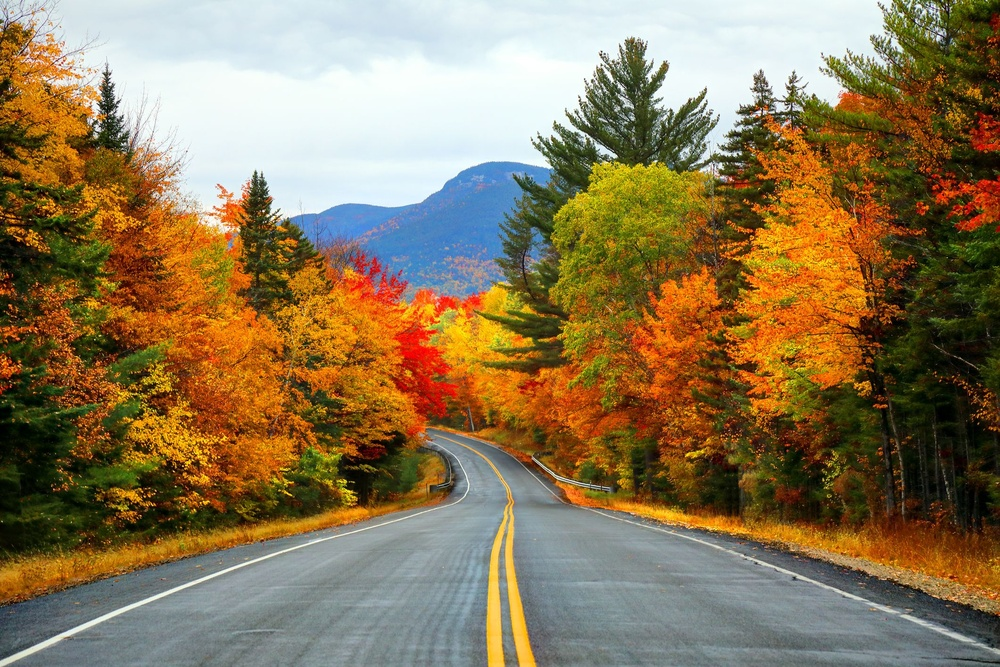
#> input picture HW1_Valerie_Lai/autumn.jpg, 1000 x 667 px, shrunk from 2121 x 1414 before the run
$ python HW1_picturefilter.py
#> lines starting #> are read from the running program, lines starting #| are printed output that depends on the picture
#!/usr/bin/env python3
# -*- coding: utf-8 -*-
"""
Created on Thu Nov  3 21:22:54 2022

@author: ValerieLai
"""

"""
Fourier Transformation
"""
from PIL import Image
from numpy.fft import fft,ifft
import numpy as np
# Open the image by using Python Imaging Library(PIL)
image_before=Image.open('autumn.jpg')
#> image_before is the input picture: PIL image 1000x667 RGB; mean R, G, B 139.4, 119.4, 86.1
# Decoding and encoding image to float number
"""
numpy. fromstring() function create a new one-dimensional array initialized from text data in a string
"""
image_int=np.fromstring(image_before.tobytes(), dtype=np.int8)
# Processing Fourier transform
fft_transformed=fft(image_int)
# Filter the lower frequency, i.e. employ a high pass
fft_transformed=np.where(np.absolute(fft_transformed) < 9e4,0,fft_transformed)
# Inverse Fourier transform
fft_transformed=ifft(fft_transformed)
# Keep the real part
fft_transformed=np.int8(np.real(fft_transformed))
# Output the image
image_output=Image.frombytes(image_before.mode, image_before.size, fft_transformed)
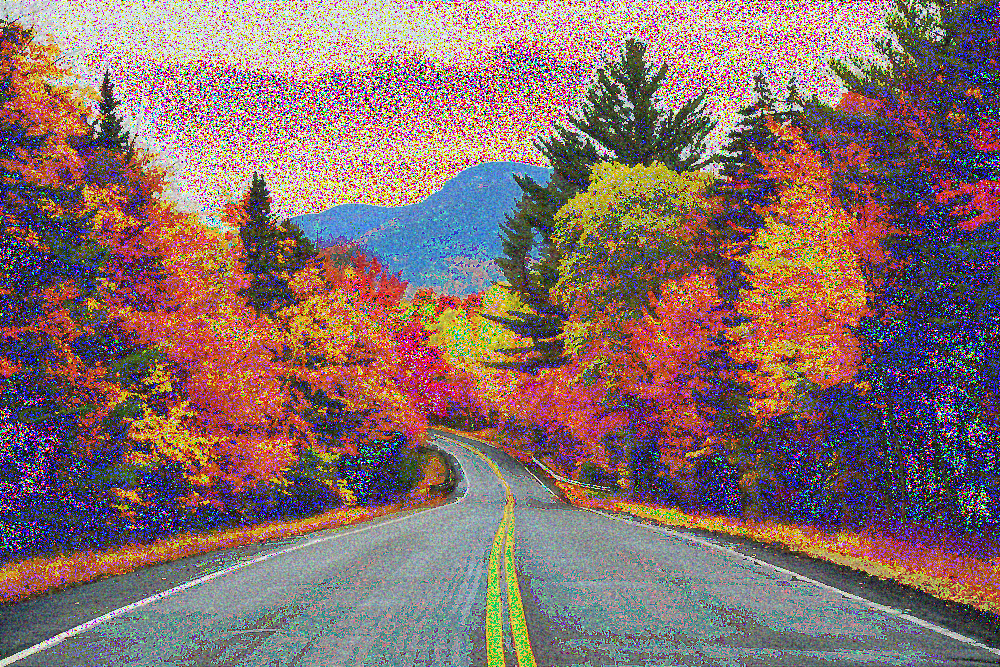
#> image_output: PIL image 1000x667 RGB; mean R, G, B 133.7, 109.5, 106.6
image_output.show()

"""
Filter 1: adjusting to 9e2
    adjusting 9e4 to 9e10 makes the entire image black
    adjusting 9e4 to 9e1 makes the image clearer
"""
image_before=Image.open('autumn.jpg')
image_int=np.fromstring(image_before.tobytes(), dtype=np.int8)
fft_transformed=fft(image_int)
fft_transformed=np.where(np.absolute(fft_transformed) < 9e2,0,fft_transformed)
fft_transformed=ifft(fft_transformed)
fft_transformed=np.int8(np.real(fft_transformed))
image_output=Image.frombytes(image_before.mode, image_before.size, fft_transformed)
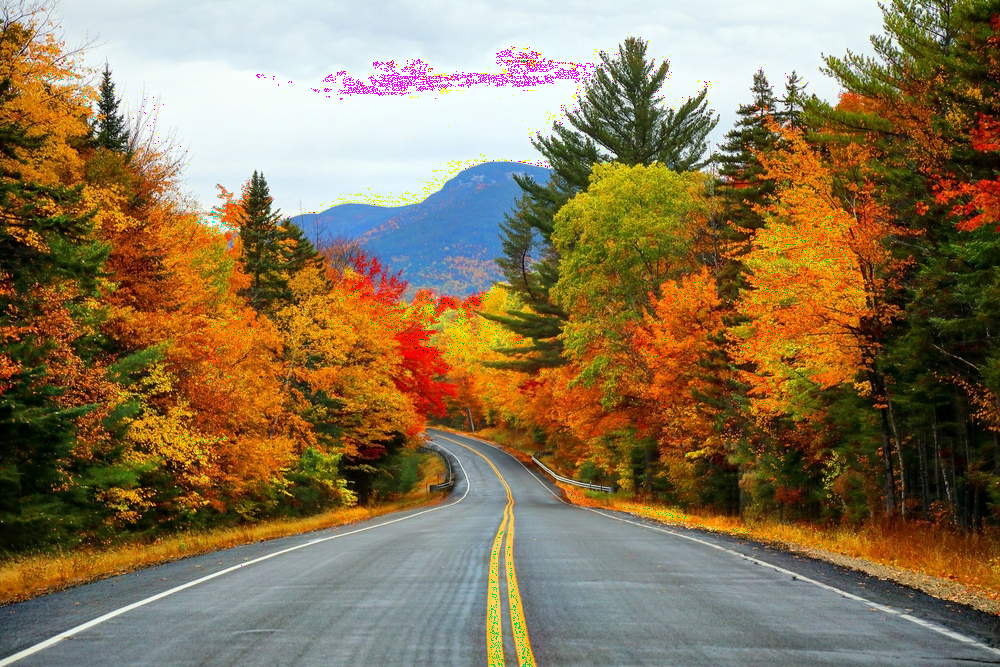
#> image_output: PIL image 1000x667 RGB; mean R, G, B 138.6, 118.4, 85.6
image_output.show()

"""
Filter 2: adjusting to 9e6
"""
image_before=Image.open('autumn.jpg')
image_int=np.fromstring(image_before.tobytes(), dtype=np.int8)
fft_transformed=fft(image_int)
fft_transformed=np.where(np.absolute(fft_transformed) < 9e6,0,fft_transformed)
fft_transformed=ifft(fft_transformed)
fft_transformed=np.int8(np.real(fft_transformed))
image_output=Image.frombytes(image_before.mode, image_before.size, fft_transformed)
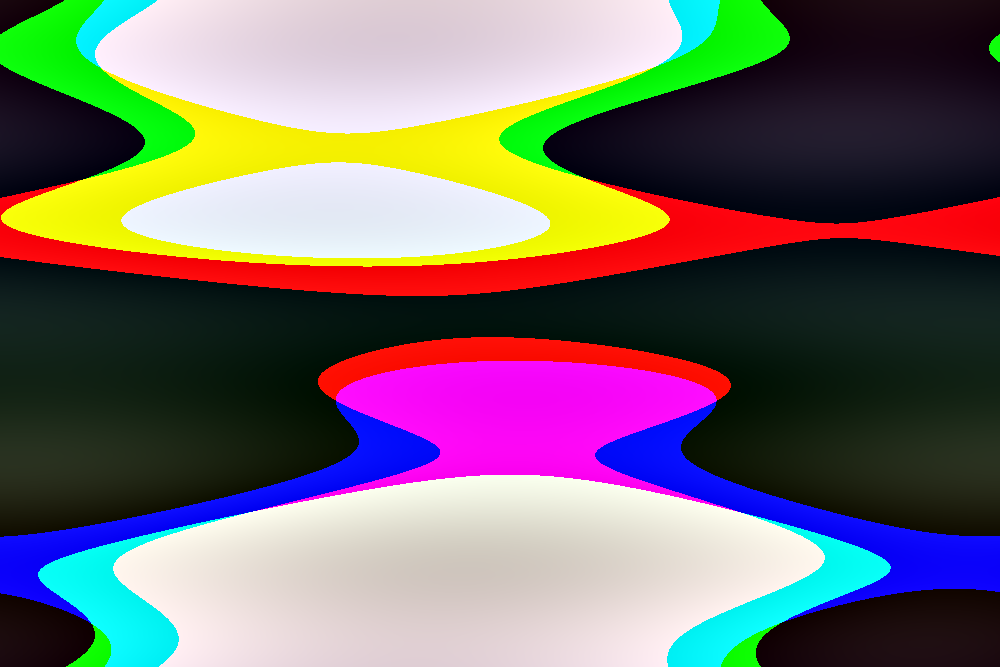
#> image_output: PIL image 1000x667 RGB; mean R, G, B 117.2, 107, 106.6
image_output.show()
